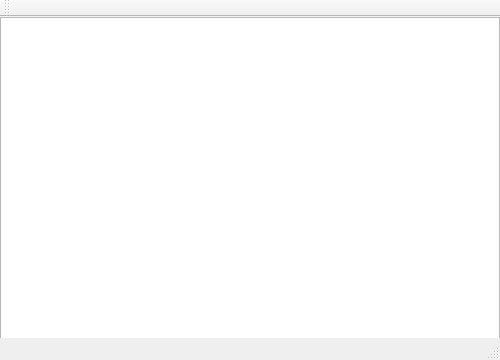
<?xml version="1.0" encoding="UTF-8"?>
<ui version="4.0">
 <class>MainWindow</class>
 <widget class="QMainWindow" name="MainWindow">
  <property name="geometry">
   <rect>
    <x>0</x>
    <y>0</y>
    <width>500</width>
    <height>360</height>
   </rect>
  </property>
  <property name="windowTitle">
   <string>MainWindow</string>
  </property>
  <widget class="QWidget" name="centralWidget">
   <widget class="QGraphicsView" name="graphicsView">
    <property name="geometry">
     <rect>
      <x>0</x>
      <y>0</y>
      <width>500</width>
      <height>355</height>
     </rect>
    </property>
   </widget>
  </widget>
  <widget class="QMenuBar" name="menuBar">
   <property name="geometry">
    <rect>
     <x>0</x>
     <y>0</y>
     <width>500</width>
     <height>21</height>
    </rect>
   </property>
  </widget>
  <widget class="QToolBar" name="mainToolBar">
   <attribute name="toolBarArea">
    <enum>TopToolBarArea</enum>
   </attribute>
   <attribute name="toolBarBreak">
    <bool>false</bool>
   </attribute>
  </widget>
  <widget class="QStatusBar" name="statusBar"/>
 </widget>
 <layoutdefault spacing="6" margin="11"/>
 <resources/>
 <connections/>
</ui>
